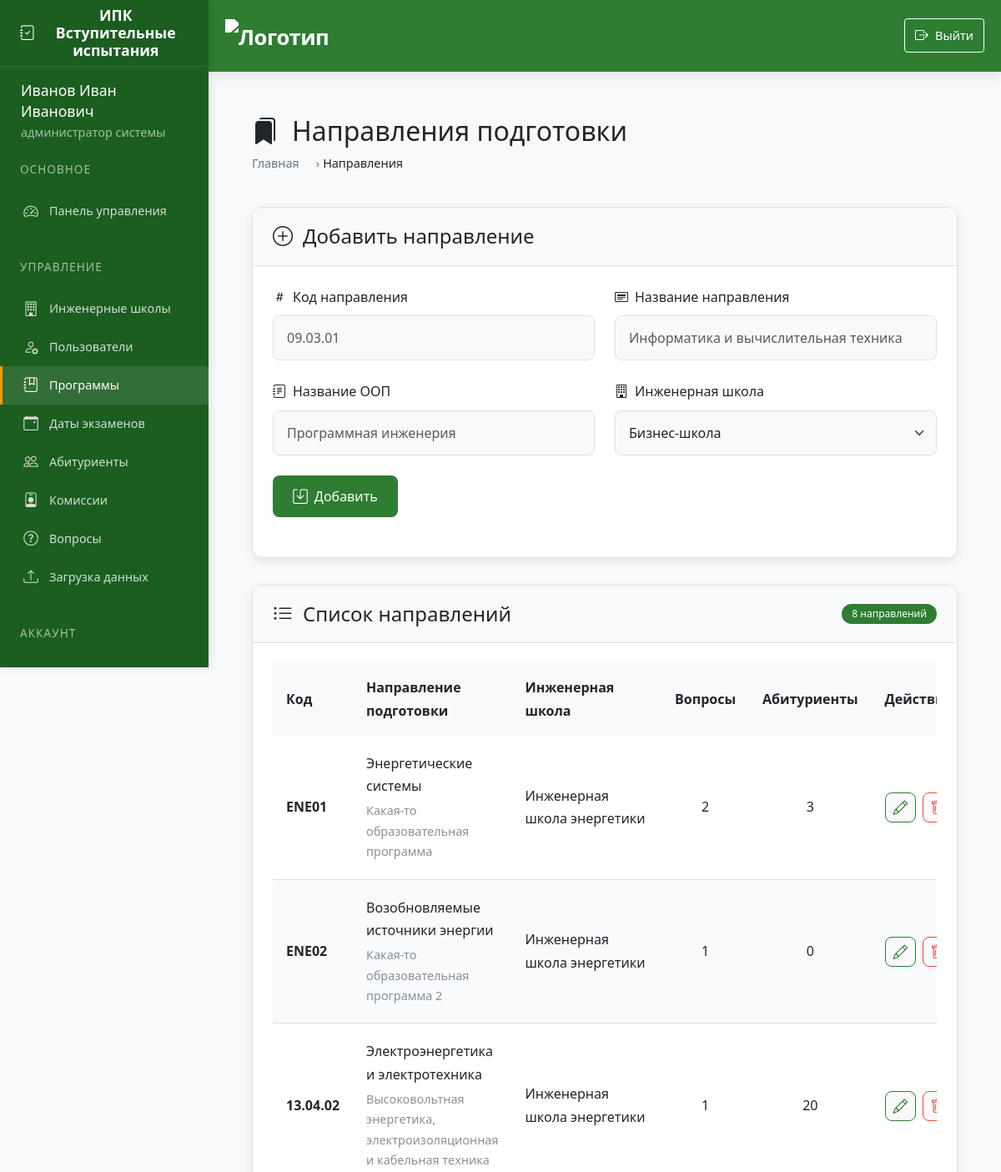
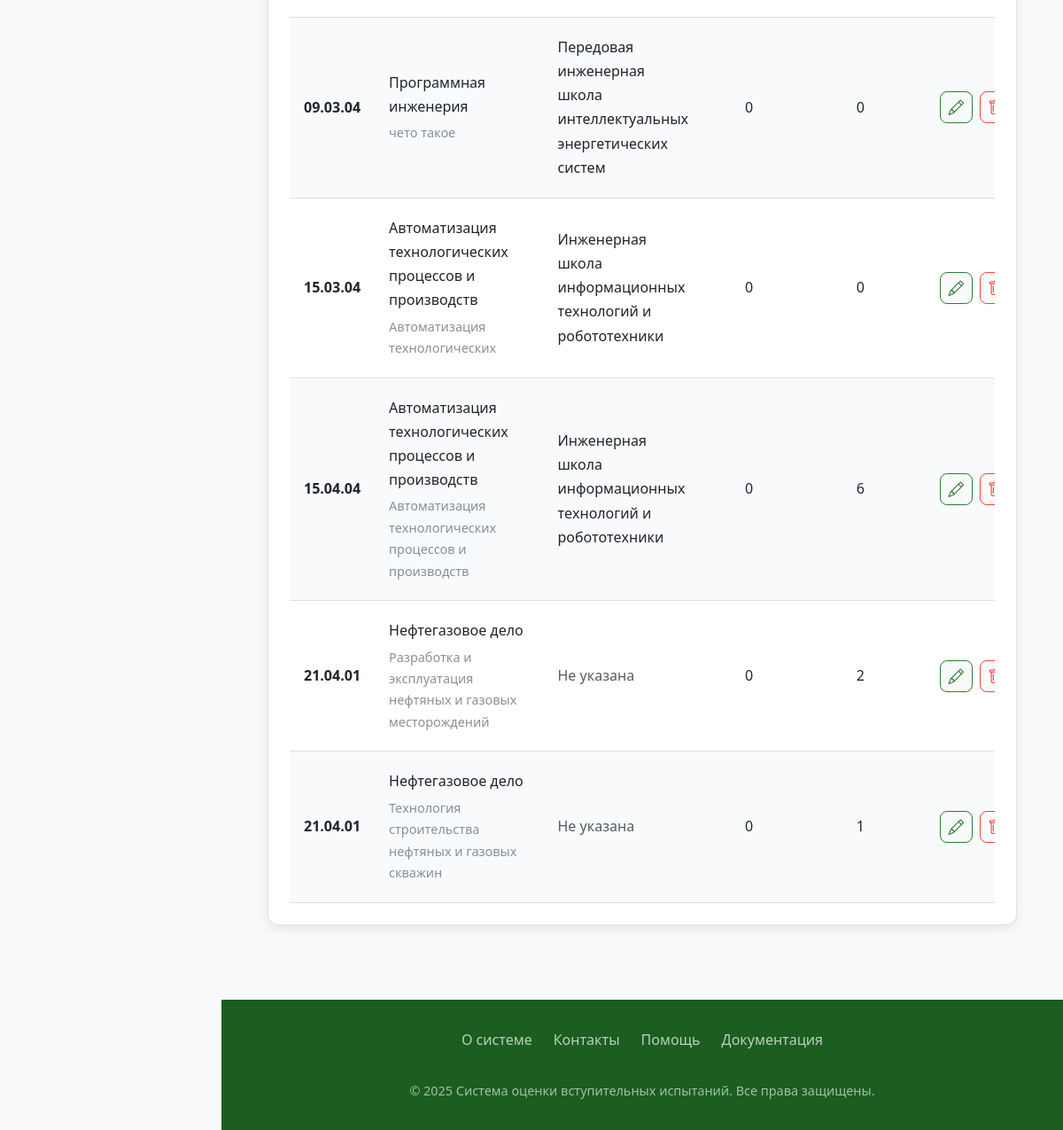
Before: /programs (signed in) with the older database file (2 pictures, top to bottom).
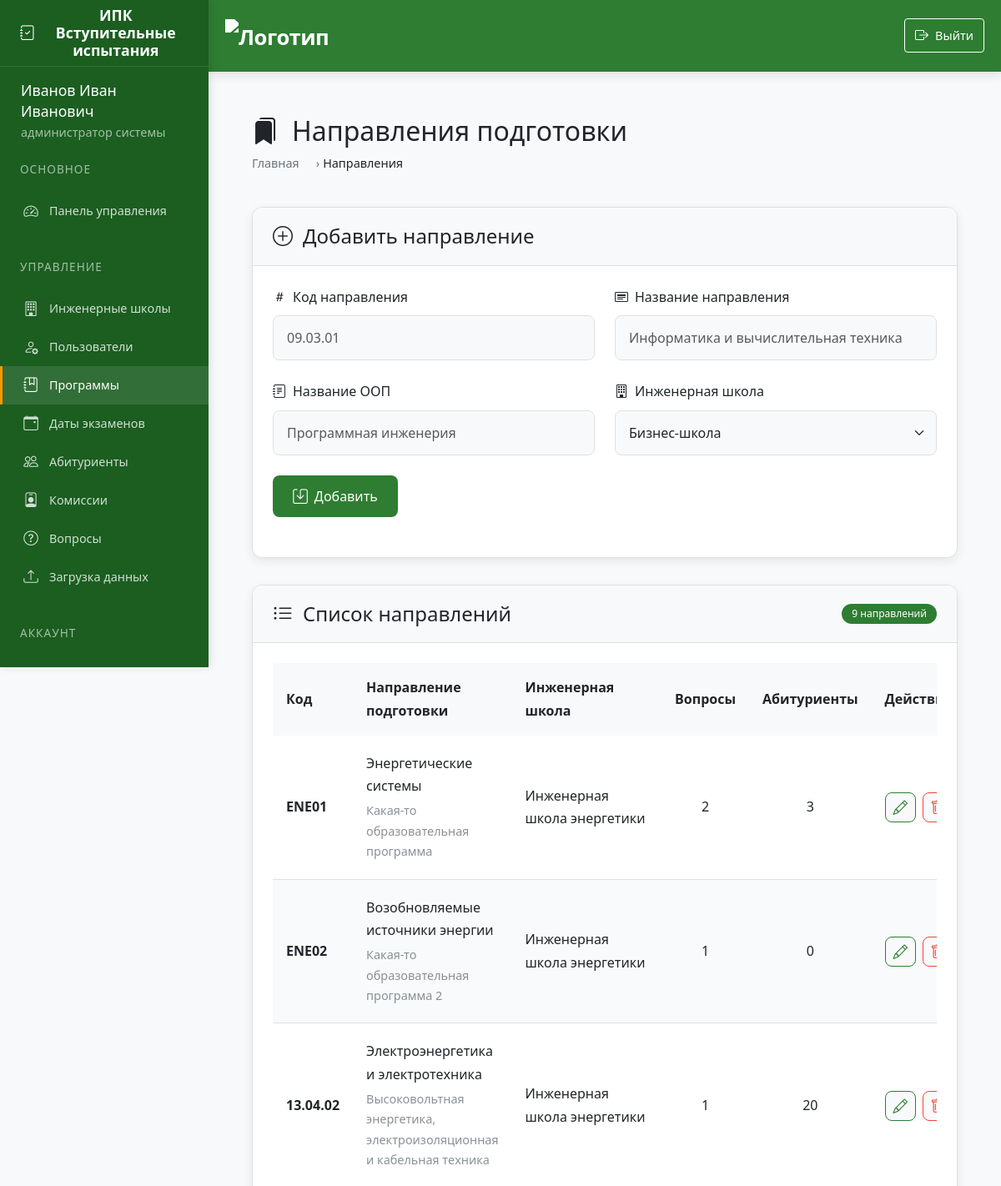
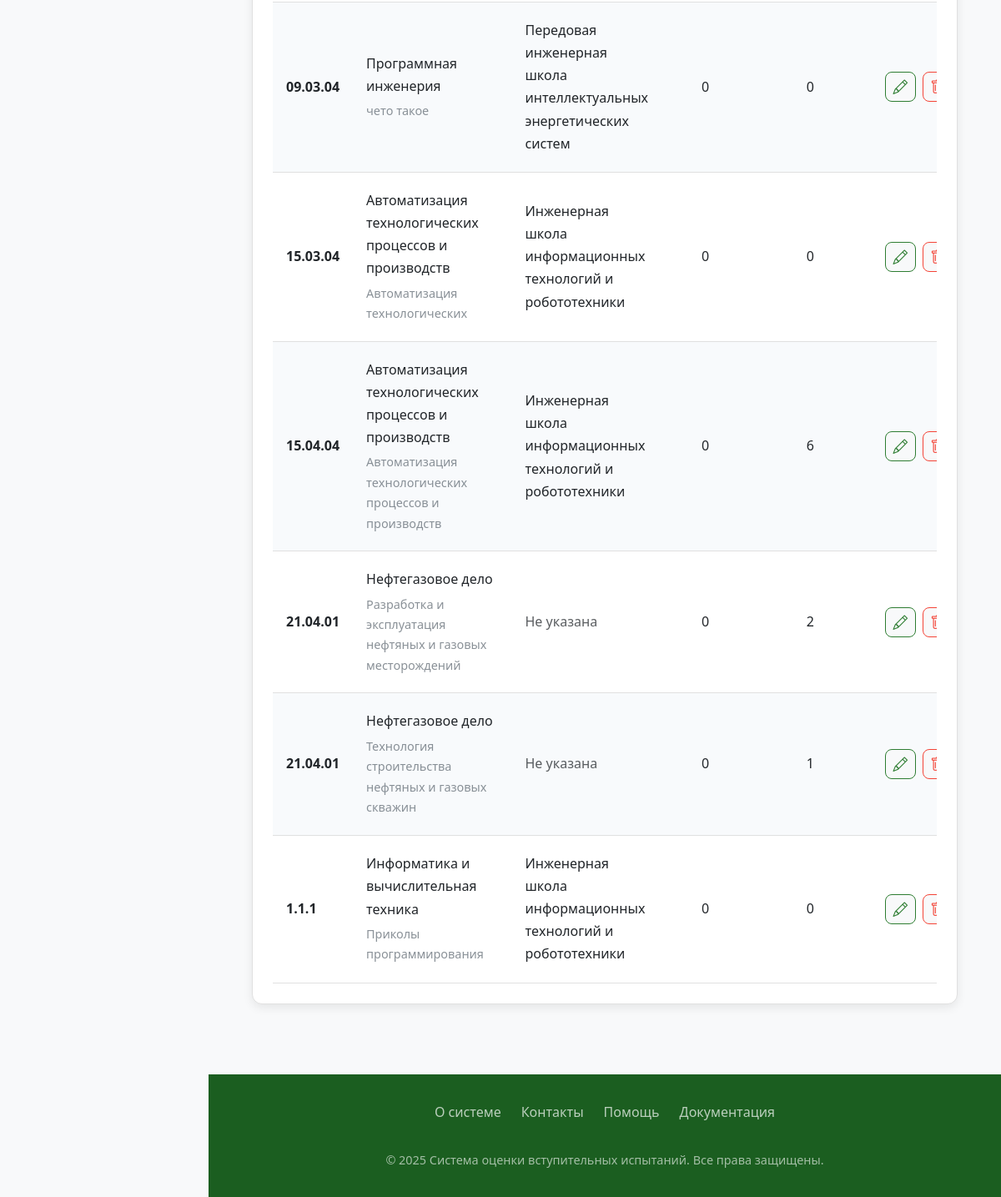
After: the same page with the newer database file (2 pictures, top to bottom).
### app/models.py (models this page shows)
class Program(db.Model):
    id = db.Column(db.Integer, primary_key=True)
    code = db.Column(db.String(50), nullable=False)
    name = db.Column(db.String(200), nullable=False)
    school_id = db.Column(db.Integer, db.ForeignKey('engineering_school.id'))
    questions = db.relationship('Question', backref='program', lazy=True, cascade='all, delete-orphan')
    standard_commission = db.relationship('StandardCommission', backref='program', lazy=True, cascade='all, delete-orphan')
    applicants = db.relationship('Applicant', backref='program', lazy=True, cascade='all, delete-orphan', passive_deletes=True)
    exam_dates = db.relationship('ExamDate', backref='program', lazy=True, cascade='all, delete-orphan',passive_deletes=True)
    oop = db.relationship("Oop", backref='program', lazy=True, cascade='all, delete-orphan')  # Важно: cascade

class Oop(db.Model):
    id = db.Column(db.Integer, primary_key=True)
    name = db.Column(db.String(256), nullable=False)
    program_id = db.Column(db.Integer, db.ForeignKey('program.id'), nullable=False)

class EngineeringSchool(db.Model):
    id = db.Column(db.Integer, primary_key=True)
    name = db.Column(db.String(100), nullable=False, unique=True)
    programs = db.relationship('Program', backref='school', lazy=True)

### app/routes.py (the view, shortened to what this page needs)
@routes.route('/programs', methods=['GET', 'POST'])
@login_required
def programs():
    if current_user.role not in ['admin', 'secretary']:
        abort(403)
    form = ProgramForm()
    if current_user.role == 'secretary':
        form.school_id.data = current_user.school_id
        form.school_id.choices = [(s.id, s.name) for s in EngineeringSchool.query.order_by('name').all() if s.id == current_user.school_id]
    else:
        form.school_id.choices = [(s.id, s.name) for s in EngineeringSchool.query.order_by('name').all()]
    if current_user.role == 'secretary':
        programs = Program.query.options(joinedload(Program.oop)).filter_by(school_id=current_user.school_id).all()
    else:  # admin
        programs = Program.query.options(joinedload(Program.oop)).all()
    return render_template('programs.html', form=form, programs=programs)

### app/forms.py (shortened to what this page needs)
class ProgramForm(FlaskForm):
    code = StringField('Код программы', validators=[DataRequired(), Length(min=2, max=50)])
    name = StringField('Название программы', validators=[DataRequired(), Length(min=5, max=200)])
    school_id = SelectField('Инженерная школа', coerce=int, validators=[DataRequired()])
    submit = SubmitField('Добавить')

### app/templates/programs.html (shortened to what the changed rows need)
{% extends "base.html" %}
{% block content %}
<div class="programs-container">
    <div class="page-header">
        <h1>
            <i class="bi bi-bookmarks-fill"></i>Направления подготовки
        </h1>
    </div>
    <div class="custom-card">
        <div class="custom-card-header">
            <h2>
                <i class="bi bi-plus-circle"></i>Добавить направление
            </h2>
        </div>
    </div>
    <div class="custom-card">
        <div class="custom-card-header">
            <h2>
                <i class="bi bi-list-ul"></i>Список направлений
            </h2>
            <span class="badge badge-custom">{{ programs|length }} направлений</span>
        </div>
        <div class="card-body">
            {% if programs %}
            <div class="table-responsive">
                <table class="custom-table">
                    <thead>
                        <tr>
                            <th>Код</th>
                            <th>Направление подготовки</th>
                            <th>Инженерная школа</th>
                            <th class="text-center">Вопросы</th>
                            <th class="text-center">Абитуриенты</th>
                            <th class="text-end">Действия</th>
                        </tr>
                    </thead>
                    <tbody>
                        {% for program in programs %}
                        <tr>
                            <td data-label="Код">
                                <span class="fw-bold">{{ program.code }}</span>
                            </td>
                            <td data-label="Направление подготовки">
                                <div class="program-name">{{ program.name }}</div>
                                {% if program.oop %}
                                    <div class="program-oop">
                                        {% for o in program.oop %}
                                            {{ o.name }}{% if not loop.last %}, {% endif %}
                                        {% endfor %}
                                    </div>
                                {% endif %}
                            <td data-label="Инженерная школа">
                                {% if program.school %}
                                <span>{{ program.school.name }}</span>
                                {% else %}
                                <span class="text-muted">Не указана</span>
                                {% endif %}
                            </td>
                            <td class="text-center" data-label="Вопросы">{{ program.questions|length }}</td>
                            <td class="text-center" data-label="Абитуриенты">{{ program.applicants|length }}</td>
                            <td class="text-end" data-label="Действия">
                                <div class="btn-group">
                                    <a href="{{ url_for('routes.edit_program', program_id=program.id) }}"
                                       class="btn btn-outline-primary"
                                       title="Редактировать">
                                        <i class="bi bi-pencil"></i>
                                    </a>
                                    <form action="{{ url_for('routes.delete_program', program_id=program.id) }}" method="POST">
                                        <button type="submit" class="btn btn-outline-danger"
                                                title="Удалить"
                                                onclick="return confirm('Удалить направление? Все связанные данные будут потеряны!')">
                                            <i class="bi bi-trash"></i>
                                        </button>
                                    </form>
                                </div>
                            </td>
                        </tr>
                        {% endfor %}
                    </tbody>
                </table>
            </div>
            {% else %}
            <div class="empty-state">
                <i class="bi bi-info-circle"></i>
                <p>Нет направлений для отображения</p>
            </div>
            {% endif %}
        </div>
    </div>
</div>
{% endblock %}

Changed rows visible on the page:
added Program: code "1.1.1", name "Информатика и вычислительная техника", school.name "Инженерная школа информационных технологий и робототехники", questions|length "0", applicants|length "0"
added Oop: name "Приколы программирования", shown under "1.1.1"
Other visible differences:
{{ programs|length }}: "8" → "9"
